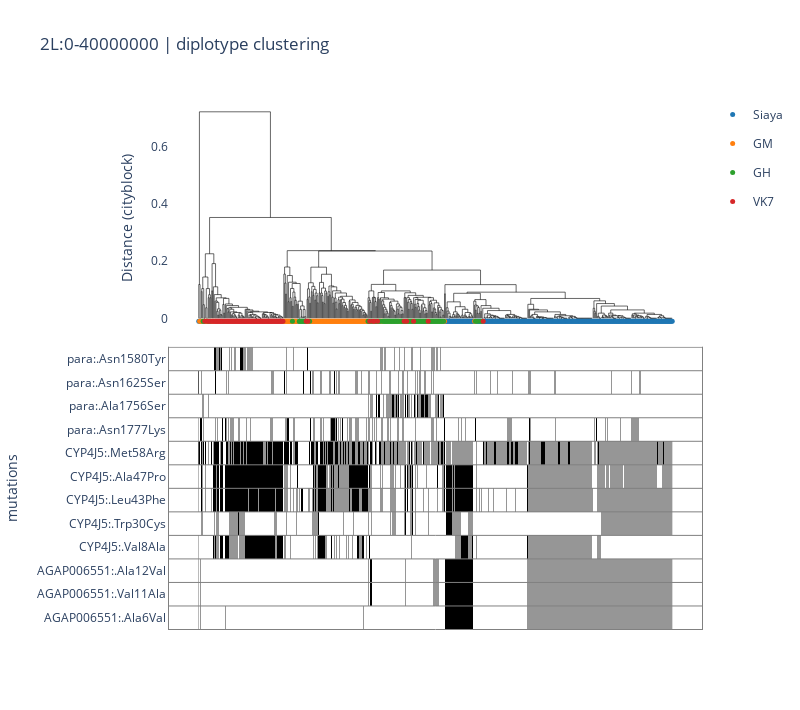

Notebook code cell kept with this figure:
### Code cell
plot_diplotype_clustering("Adarlingi_example_selection_region.vcf", region="2L:0-40000000", df_samples=None, distance_metric=distance_metric, leaf_color=leaf_color, non_synonymous=non_synonymous, snp_filter_min_maf=snp_filter_min_maf)

### Figure 1 — Plotly figure (JSON) as saved in the notebook; plotly's stock layout.template omitted (floating-point values rounded to 4 significant figures; data arrays with more than 128 entries replaced by an {"elided": "..."} marker saying what was removed)
{"data": [{"hovertemplate": "x=%{x}<br>y=%{y}<extra></extra>", "legendgroup": "", "line": {"color": "black", "dash": "solid", "width": 0.6}, "marker": {"size": 5, "symbol": "circle"}, "mode": "lines", "name": "", "orientation": "v", "showlegend": false, "type": "scatter", "x": {"elided": "2755 float values"}, "xaxis": "x", "y": {"elided": "2755 float values"}, "yaxis": "y"}, {"customdata": {"elided": "264x3 str values"}, "hovertemplate": "<b>%{hovertext}</b><br><br>location=%{customdata[0]}<br>x=%{x}<br>y=%{y}<br>taxon=%{customdata[1]}<br>sample_id=%{customdata[2]}<extra></extra>", "hovertext": {"elided": "264 str values"}, "legendgroup": "Siaya", "line": {"color": "black", "width": 0.6}, "marker": {"color": "#1F77B4", "size": 5, "symbol": "circle"}, "mode": "markers", "name": "Siaya", "orientation": "v", "showlegend": true, "type": "scatter", "x": {"elided": "264 int values"}, "xaxis": "x", "y": {"elided": "264 float values"}, "yaxis": "y"}, {"customdata": {"elided": "96x3 str values"}, "hovertemplate": "<b>%{hovertext}</b><br><br>location=%{customdata[0]}<br>x=%{x}<br>y=%{y}<br>taxon=%{customdata[1]}<br>sample_id=%{customdata[2]}<extra></extra>", "hovertext": ["GM_08", "GM_33", "GM_71", "GM_15", "GM_96", "GM_72", "GM_34", "GM_93", "GM_01", "GM_31", "GM_54", "GM_49", "GM_28", "GM_94", "GM_02", "GM_03", "GM_86", "GM_10", "GM_62", "GM_27", "GM_06", "GM_09", "GM_43", "GM_79", "GM_07", "GM_17", "GM_25", "GM_21", "GM_23", "GM_52", "GM_76", "GM_73", "GM_14", "GM_70", "GM_35", "GM_90", "GM_66", "GM_68", "GM_36", "GM_60", "GM_48", "GM_84", "GM_74", "GM_87", "GM_12", "GM_42", "GM_24", "GM_57", "GM_41", "GM_44", "GM_46", "GM_65", "GM_56", "GM_59", "GM_20", "GM_58", "GM_78", "GM_32", "GM_83", "GM_55", "GM_92", "GM_47", "GM_82", "GM_11", "GM_95", "GM_91", "GM_85", "GM_63", "GM_88", "GM_16", "GM_81", "GM_53", "GM_69", "GM_67", "GM_22", "GM_75", "GM_30", "GM_38", "GM_19", "GM_26", "GM_13", "GM_89", "GM_29", "GM_45", "GM_37", "GM_50", "GM_51", "GM_64", "GM_04", "GM_05", "GM_40", "GM_80", "GM_39", "GM_77", "GM_18", "GM_61"], "legendgroup": "GM", "line": {"color": "black", "width": 0.6}, "marker": {"color": "#FF7F0E", "size": 5, "symbol": "circle"}, "mode": "markers", "name": "GM", "orientation": "v", "showlegend": true, "type": "scatter", "x": [1, 3, 4, 8, 9, 15, 18, 99, 100, 101, 102, 103, 104, 105, 106, 107, 108, 110, 111, 112, 113, 114, 126, 128, 130, 131, 132, 133, 134, 135, 136, 137, 138, 139, 140, 141, 142, 143, 144, 145, 146, 147, 148, 149, 150, 151, 152, 153, 154, 155, 156, 157, 158, 159, 160, 161, 162, 163, 164, 165, 166, 167, 168, 169, 170, 171, 172, 173, 174, 175, 176, 177, 178, 179, 180, 181, 182, 183, 184, 185, 186, 187, 188, 189, 190, 191, 192, 193, 194, 195, 196, 212, 213, 234, 286, 321], "xaxis": "x", "y": [-0.01, -0.01, -0.01, -0.01, -0.01, -0.01, -0.01, -0.01, -0.01, -0.01, -0.01, -0.01, -0.01, -0.01, -0.01, -0.01, -0.01, -0.01, -0.01, -0.01, -0.01, -0.01, -0.01, -0.01, -0.01, -0.01, -0.01, -0.01, -0.01, -0.01, -0.01, -0.01, -0.01, -0.01, -0.01, -0.01, -0.01, -0.01, -0.01, -0.01, -0.01, -0.01, -0.01, -0.01, -0.01, -0.01, -0.01, -0.01, -0.01, -0.01, -0.01, -0.01, -0.01, -0.01, -0.01, -0.01, -0.01, -0.01, -0.01, -0.01, -0.01, -0.01, -0.01, -0.01, -0.01, -0.01, -0.01, -0.01, -0.01, -0.01, -0.01, -0.01, -0.01, -0.01, -0.01, -0.01, -0.01, -0.01, -0.01, -0.01, -0.01, -0.01, -0.01, -0.01, -0.01, -0.01, -0.01, -0.01, -0.01, -0.01, -0.01, -0.01, -0.01, -0.01, -0.01, -0.01], "yaxis": "y"}, {"customdata": {"elided": "96x3 str values"}, "hovertemplate": "<b>%{hovertext}</b><br><br>location=%{customdata[0]}<br>x=%{x}<br>y=%{y}<br>taxon=%{customdata[1]}<br>sample_id=%{customdata[2]}<extra></extra>", "hovertext": ["GH_28", "GH_07", "GH_04", "GH_46", "GH_94", "GH_89", "GH_08", "GH_48", "GH_24", "GH_72", "GH_36", "GH_84", "GH_92", "GH_65_low_vol", "GH_80_low_vol", "GH_68", "GH_38", "GH_76", "GH_05", "GH_20", "GH_42", "GH_67", "GH_12", "GH_31", "GH_23", "GH_59", "GH_57", "GH_81", "GH_88", "GH_21", "GH_86", "GH_34", "GH_43", "GH_32", "GH_22", "GH_73", "GH_29", "GH_82", "GH_51", "GH_61", "GH_91", "GH_69", "GH_13", "GH_44", "GH_52", "GH_54", "GH_62", "GH_01", "GH_41", "GH_14", "GH_77", "GH_58", "GH_15", "GH_83", "GH_56", "GH_11", "GH_06", "GH_78", "GH_10", "GH_30", "GH_95", "GH_18", "GH_47", "GH_66", "GH_19", "GH_27", "GH_02", "GH_71", "GH_90", "GH_93", "GH_26", "GH_49", "GH_74", "GH_75", "GH_63", "GH_70", "GH_16", "GH_39", "GH_87", "GH_35", "GH_37", "GH_40_low_vol", "GH_33", "GH_55", "GH_25", "GH_17", "GH_45", "GH_79", "GH_85", "GH_53", "GH_50", "GH_64", "GH_60", "GH_09", "GH_Negative", "GH_03"], "legendgroup": "GH", "line": {"color": "black", "width": 0.6}, "marker": {"color": "#2CA02C", "size": 5, "symbol": "circle"}, "mode": "markers", "name": "GH", "orientation": "v", "showlegend": true, "type": "scatter", "x": [5, 6, 11, 13, 29, 109, 117, 118, 119, 120, 121, 123, 124, 129, 197, 198, 200, 201, 202, 205, 206, 207, 209, 210, 211, 214, 215, 216, 217, 218, 219, 220, 221, 222, 223, 224, 225, 226, 227, 228, 229, 230, 231, 232, 233, 235, 236, 237, 238, 240, 241, 243, 244, 245, 246, 247, 248, 249, 251, 252, 253, 254, 255, 256, 257, 258, 259, 260, 261, 262, 263, 264, 265, 266, 268, 269, 270, 271, 272, 273, 274, 275, 276, 277, 278, 279, 280, 281, 282, 283, 284, 285, 322, 324, 328, 330], "xaxis": "x", "y": [-0.01, -0.01, -0.01, -0.01, -0.01, -0.01, -0.01, -0.01, -0.01, -0.01, -0.01, -0.01, -0.01, -0.01, -0.01, -0.01, -0.01, -0.01, -0.01, -0.01, -0.01, -0.01, -0.01, -0.01, -0.01, -0.01, -0.01, -0.01, -0.01, -0.01, -0.01, -0.01, -0.01, -0.01, -0.01, -0.01, -0.01, -0.01, -0.01, -0.01, -0.01, -0.01, -0.01, -0.01, -0.01, -0.01, -0.01, -0.01, -0.01, -0.01, -0.01, -0.01, -0.01, -0.01, -0.01, -0.01, -0.01, -0.01, -0.01, -0.01, -0.01, -0.01, -0.01, -0.01, -0.01, -0.01, -0.01, -0.01, -0.01, -0.01, -0.01, -0.01, -0.01, -0.01, -0.01, -0.01, -0.01, -0.01, -0.01, -0.01, -0.01, -0.01, -0.01, -0.01, -0.01, -0.01, -0.01, -0.01, -0.01, -0.01, -0.01, -0.01, -0.01, -0.01, -0.01, -0.01], "yaxis": "y"}, {"customdata": {"elided": "96x3 str values"}, "hovertemplate": "<b>%{hovertext}</b><br><br>location=%{customdata[0]}<br>x=%{x}<br>y=%{y}<br>taxon=%{customdata[1]}<br>sample_id=%{customdata[2]}<extra></extra>", "hovertext": ["VK7_Negative", "VK7_alive_29", "VK7_alive_02", "VK7_alive_09", "VK7_alive_31", "VK7_dead_10_dil", "VK7_dead_16_dil", "VK7_alive_23", "VK7_alive_45", "VK7_dead_18", "VK7_alive_44", "VK7_alive_17", "VK7_dead_27", "VK7_dead_16", "VK7_dead_20", "VK7_alive_01", "VK7_dead_28_dil", "VK7_dead_22_dil", "VK7_dead_32", "VK7_dead_13", "VK7_alive_07", "VK7_alive_25", "VK7_dead_01", "VK7_dead_19", "VK7_alive_16", "VK7_alive_14", "VK7_dead_23", "VK7_alive_40", "VK7_alive_10", "VK7_alive_36", "VK7_alive_19", "VK7_dead_38", "VK7_dead_30", "VK7_dead_11", "VK7_dead_26", "VK7_alive_37", "VK7_alive_06", "VK7_alive_46", "VK7_dead_03", "VK7_alive_24", "VK7_alive_38", "VK7_dead_40", "VK7_dead_35", "VK7_dead_15", "VK7_dead_05", "VK7_alive_20", "VK7_dead_12", "VK7_alive_22", "VK7_dead_04", "VK7_alive_18", "VK7_alive_43", "VK7_dead_24", "VK7_alive_47", "VK7_dead_28", "VK7_dead_41", "VK7_dead_08", "VK7_dead_06", "VK7_dead_37", "VK7_dead_31", "VK7_dead_36", "VK7_alive_04", "VK7_dead_29", "VK7_dead_09", "VK7_alive_32", "VK7_alive_30", "VK7_alive_41", "VK7_dead_39", "VK7_alive_26", "VK7_alive_34", "VK7_dead_42", "VK7_dead_10", "VK7_dead_17", "VK7_dead_22", "VK7_dead_14", "VK7_alive_15", "VK7_dead_02", "VK7_alive_08", "VK7_dead_33", "VK7_dead_21", "VK7_alive_12", "VK7_alive_35", "VK7_alive_28", "VK7_alive_42", "VK7_dead_07", "VK7_dead_34", "VK7_alive_13", "VK7_dead_04_dil", "VK7_dead_25", "VK7_alive_03", "VK7_alive_11", "VK7_alive_05", "VK7_alive_21", "VK7_alive_27", "VK7_alive_39", "VK7_alive_33", "VK7_dead_34_dil"], "legendgroup": "VK7", "line": {"color": "black", "width": 0.6}, "marker": {"color": "#D62728", "size": 5, "symbol": "circle"}, "mode": "markers", "name": "VK7", "orientation": "v", "showlegend": true, "type": "scatter", "x": [7, 10, 12, 14, 16, 17, 19, 20, 21, 22, 23, 24, 25, 26, 27, 28, 30, 31, 32, 33, 34, 35, 36, 37, 38, 39, 40, 41, 42, 43, 44, 45, 46, 47, 48, 49, 50, 51, 52, 53, 54, 55, 56, 57, 58, 59, 60, 61, 62, 63, 64, 65, 66, 67, 68, 69, 70, 71, 72, 73, 74, 75, 76, 77, 78, 79, 80, 81, 82, 83, 84, 85, 86, 87, 88, 89, 90, 91, 92, 93, 94, 95, 96, 97, 98, 125, 127, 199, 203, 204, 208, 239, 242, 250, 267, 331], "xaxis": "x", "y": [-0.01, -0.01, -0.01, -0.01, -0.01, -0.01, -0.01, -0.01, -0.01, -0.01, -0.01, -0.01, -0.01, -0.01, -0.01, -0.01, -0.01, -0.01, -0.01, -0.01, -0.01, -0.01, -0.01, -0.01, -0.01, -0.01, -0.01, -0.01, -0.01, -0.01, -0.01, -0.01, -0.01, -0.01, -0.01, -0.01, -0.01, -0.01, -0.01, -0.01, -0.01, -0.01, -0.01, -0.01, -0.01, -0.01, -0.01, -0.01, -0.01, -0.01, -0.01, -0.01, -0.01, -0.01, -0.01, -0.01, -0.01, -0.01, -0.01, -0.01, -0.01, -0.01, -0.01, -0.01, -0.01, -0.01, -0.01, -0.01, -0.01, -0.01, -0.01, -0.01, -0.01, -0.01, -0.01, -0.01, -0.01, -0.01, -0.01, -0.01, -0.01, -0.01, -0.01, -0.01, -0.01, -0.01, -0.01, -0.01, -0.01, -0.01, -0.01, -0.01, -0.01, -0.01, -0.01, -0.01], "yaxis": "y"}, {"colorscale": [[0, "rgb(255,255,255)"], [0.125, "rgb(240,240,240)"], [0.25, "rgb(217,217,217)"], [0.375, "rgb(189,189,189)"], [0.5, "rgb(150,150,150)"], [0.625, "rgb(115,115,115)"], [0.75, "rgb(82,82,82)"], [0.875, "rgb(37,37,37)"], [1, "rgb(0,0,0)"]], "showlegend": false, "showscale": false, "type": "heatmap", "xaxis": "x2", "y": ["AGAP006551:.Ala6Val", "AGAP006551:.Val11Ala", "AGAP006551:.Ala12Val", "CYP4J5:.Val8Ala", "CYP4J5:.Trp30Cys", "CYP4J5:.Leu43Phe", "CYP4J5:.Ala47Pro", "CYP4J5:.Met58Arg", "para:.Asn1777Lys", "para:.Ala1756Ser", "para:.Asn1625Ser", "para:.Asn1580Tyr"], "yaxis": "y2", "z": {"elided": "12x552 int values"}}], "layout": {"height": 710, "hovermode": "closest", "plot_bgcolor": "white", "shapes": [{"line": {"color": "grey", "width": 1}, "type": "line", "x0": 0, "x1": 1, "xref": "x2 domain", "y0": -0.5, "y1": -0.5, "yref": "y2"}, {"line": {"color": "grey", "width": 1}, "type": "line", "x0": 0, "x1": 1, "xref": "x2 domain", "y0": 0.5, "y1": 0.5, "yref": "y2"}, {"line": {"color": "grey", "width": 1}, "type": "line", "x0": 0, "x1": 1, "xref": "x2 domain", "y0": 1.5, "y1": 1.5, "yref": "y2"}, {"line": {"color": "grey", "width": 1}, "type": "line", "x0": 0, "x1": 1, "xref": "x2 domain", "y0": 2.5, "y1": 2.5, "yref": "y2"}, {"line": {"color": "grey", "width": 1}, "type": "line", "x0": 0, "x1": 1, "xref": "x2 domain", "y0": 3.5, "y1": 3.5, "yref": "y2"}, {"line": {"color": "grey", "width": 1}, "type": "line", "x0": 0, "x1": 1, "xref": "x2 domain", "y0": 4.5, "y1": 4.5, "yref": "y2"}, {"line": {"color": "grey", "width": 1}, "type": "line", "x0": 0, "x1": 1, "xref": "x2 domain", "y0": 5.5, "y1": 5.5, "yref": "y2"}, {"line": {"color": "grey", "width": 1}, "type": "line", "x0": 0, "x1": 1, "xref": "x2 domain", "y0": 6.5, "y1": 6.5, "yref": "y2"}, {"line": {"color": "grey", "width": 1}, "type": "line", "x0": 0, "x1": 1, "xref": "x2 domain", "y0": 7.5, "y1": 7.5, "yref": "y2"}, {"line": {"color": "grey", "width": 1}, "type": "line", "x0": 0, "x1": 1, "xref": "x2 domain", "y0": 8.5, "y1": 8.5, "yref": "y2"}, {"line": {"color": "grey", "width": 1}, "type": "line", "x0": 0, "x1": 1, "xref": "x2 domain", "y0": 9.5, "y1": 9.5, "yref": "y2"}, {"line": {"color": "grey", "width": 1}, "type": "line", "x0": 0, "x1": 1, "xref": "x2 domain", "y0": 10.5, "y1": 10.5, "yref": "y2"}, {"line": {"color": "grey", "width": 1}, "type": "line", "x0": 0, "x1": 1, "xref": "x2 domain", "y0": 11.5, "y1": 11.5, "yref": "y2"}], "title": {"text": "2L:0-40000000 | diplotype clustering"}, "width": 800, "xaxis": {"anchor": "y", "domain": [0, 1], "matches": "x2", "range": [0, 552], "showticklabels": false, "visible": false}, "xaxis2": {"anchor": "y2", "domain": [0, 1], "linecolor": "grey", "linewidth": 1, "mirror": true, "showline": true, "visible": false}, "yaxis": {"anchor": "x", "domain": [0.5545, 1], "title": {"text": "Distance (cityblock)"}}, "yaxis2": {"anchor": "x2", "domain": [0, 0.5345], "linecolor": "grey", "linewidth": 1, "mirror": true, "showline": true, "title": {"text": "mutations"}}}}
